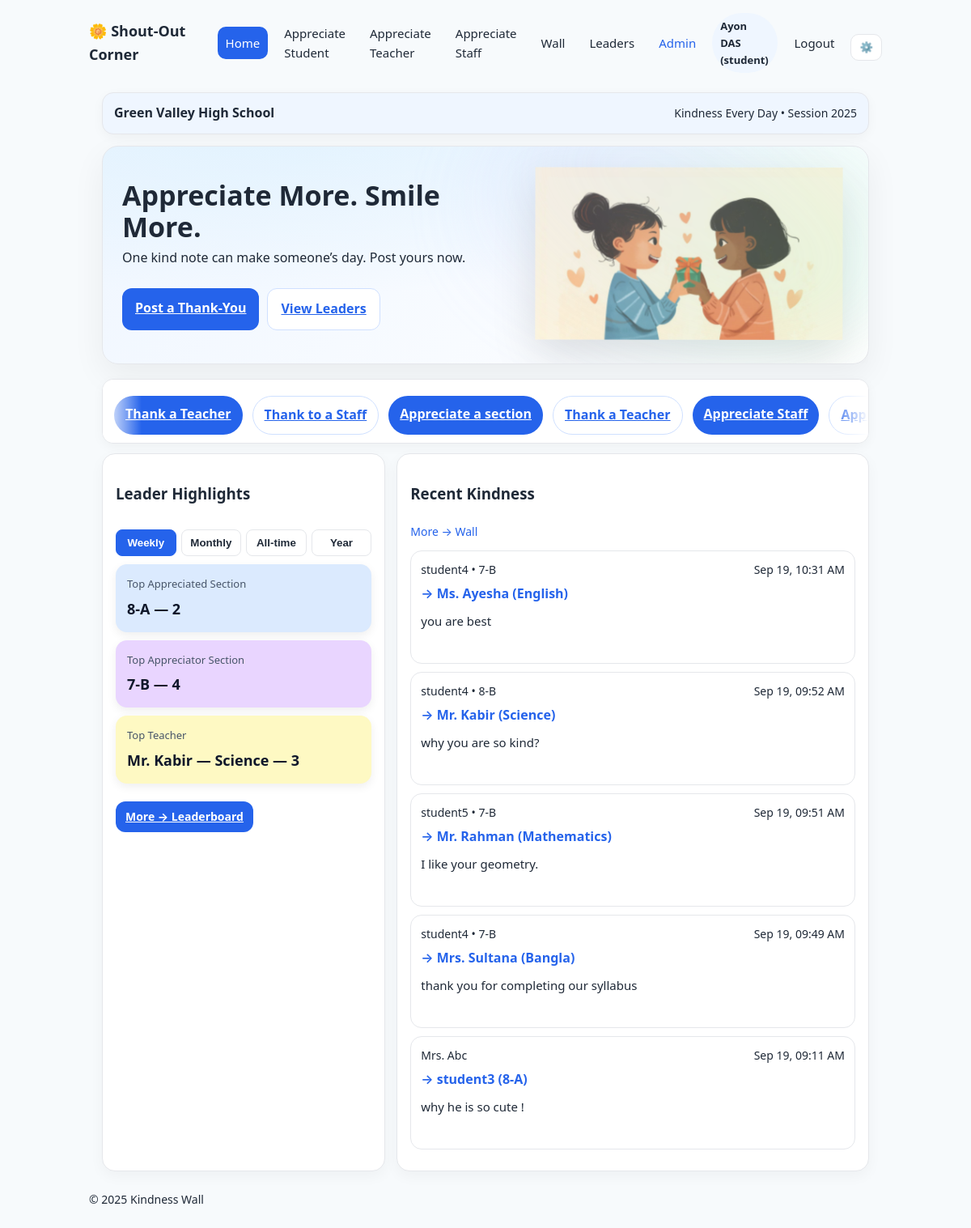
Screenshot of / (signed in) with the database file from the repository.
### app.py (models this page shows, shortened)
    class User(db.Model):
        id = db.Column(db.Integer, primary_key=True)
        role = db.Column(db.String(20), nullable=False)  # 'student'|'teacher'|'staff'
        name = db.Column(db.String(120), nullable=False)
        class_section_id = db.Column(db.Integer, db.ForeignKey('class_section.id'))
        class_section = db.relationship(ClassSection)
        username = db.Column(db.String(120), unique=True, nullable=False)
        password_hash = db.Column(db.String(255), nullable=False)
        created_at = db.Column(db.DateTime, default=datetime.utcnow)

    class Note(db.Model):
        id = db.Column(db.Integer, primary_key=True)
        giver_type = db.Column(db.String(20), nullable=False)  # 'student'|'teacher'
        giver_name = db.Column(db.String(120))                 # optional / Anonymous (but required if teacher)
        giver_section_id = db.Column(db.Integer, db.ForeignKey('class_section.id'))
        giver_section = db.relationship(ClassSection, foreign_keys=[giver_section_id])
        receiver_type = db.Column(db.String(20), nullable=False)  # 'student'|'teacher'|'staff'
        message = db.Column(db.Text, nullable=False)
        receiver_name_text = db.Column(db.String(120))            # free text student name
        receiver_section_id = db.Column(db.Integer, db.ForeignKey('class_section.id'))
        receiver_section = db.relationship(ClassSection, foreign_keys=[receiver_section_id])
        receiver_student_id = db.Column(db.Integer, db.ForeignKey('student.id'))
        receiver_student = db.relationship(Student)
        receiver_teacher_id = db.Column(db.Integer, db.ForeignKey('teacher.id'))
        receiver_teacher = db.relationship(Teacher)
        receiver_staff_id = db.Column(db.Integer, db.ForeignKey('staff.id'))
        receiver_staff = db.relationship(Staff)
        weight_applied = db.Column(db.Integer, default=1)         # +1 same-sec, +2 cross-sec (student->student only)
        status = db.Column(db.String(20), default='pending')      # 'pending'|'approved'|'hidden'
        created_at = db.Column(db.DateTime, default=datetime.utcnow)

    class ClassSection(db.Model):
        id = db.Column(db.Integer, primary_key=True)
        class_name = db.Column(db.String(10), nullable=False)
        section_name = db.Column(db.String(10), nullable=False)
        __table_args__ = (db.UniqueConstraint('class_name','section_name', name='uix_class_section'),)
        def label(self):
            return f"{self.class_name}-{self.section_name}"

    class Teacher(db.Model):
        id = db.Column(db.Integer, primary_key=True)
        name = db.Column(db.String(120), nullable=False)
        subject = db.Column(db.String(120), nullable=False)

### app.py (the view)
    @app.route('/')
    def home():
        counts = {
            "pending": Note.query.filter_by(status='pending').count(),
            "approved": Note.query.filter_by(status='approved').count(),
            "hidden": Note.query.filter_by(status='hidden').count(),
        }
        recent = Note.query.filter_by(status='approved').order_by(Note.created_at.desc()).limit(5).all()
        leader = compute_leaders()
        school = {"name": "Green Valley High School", "motto": "Kindness Every Day", "session": "2025"}
        return render_template('home.html', counts=counts, recent=recent, leader=leader, school=school)

### templates/home.html (shortened to what this page needs)
{% extends 'base.html' %}
{% block content %}
<section class="schoolbar">
  <div class="sb-name">{{ school.name }}</div>
  <div class="sb-meta">{{ school.motto }} • Session {{ school.session }}</div>
</section>
<section class="hero-banner" aria-label="Celebrate Kindness">
  <div class="hb-copy">
    <h1>Appreciate More. Smile More.</h1>
    <p class="muted">One kind note can make someone’s day. Post yours now.</p>
    <div class="hb-cta">
      <a class="btn" href="{{ url_for('post_student') }}">Post a Thank-You</a>
      <a class="btn ghost" href="{{ url_for('leaders') }}">View Leaders</a>
    </div>
  </div>
  <div class="hb-art">
    <img id="heroImg"
         src="{{ url_for('static', filename='img/hero.jpg') }}"
         alt="Students celebrating kindness">
  </div>
</section>
<section class="support-marquee" aria-label="Support Teachers and Staff">
  <div class="marquee">
    <div class="marquee__inner">
      <a class="btn" href="{{ url_for('post_teacher') }}">Thank a Teacher</a>
      <a class="btn ghost" href="{{ url_for('post_staff') }}">Thank to a Staff</a>
      <a class="btn" href="{{ url_for('post_student') }}">Appreciate a section</a>
      <a class="btn ghost" href="{{ url_for('post_teacher') }}">Thank a Teacher</a>
      <a class="btn" href="{{ url_for('post_staff') }}">Appreciate Staff</a>
      <a class="btn ghost" href="{{ url_for('post_student') }}">Appreciate a section</a>
    </div>
  </div>
</section>
<section class="grid2">
  <div class="card leaders">
    <div class="card-head"><h3>Leader Highlights</h3></div>
    <div class="tabs">
      <button data-tab="weekly" class="active">Weekly</button>
      <button data-tab="monthly">Monthly</button>
      <button data-tab="alltime">All‑time</button>
      <button data-tab="yearly">Year</button>
    </div>
    <div class="panels">
      {% for key,label in {"weekly":"This Week","monthly":"This Month","alltime":"All‑time","yearly":"This Year"}.items() %}
      <div class="panel {% if loop.first %}active{% endif %}" id="panel-{{key}}">
        <div class="statgrid">
          <div class="statbox section a">
            <div class="stitle">Top Appreciated Section</div>
            <div class="sval">{{ leader[key].top_appreciated_section or "—" }}</div>
          </div>
          <div class="statbox section b">
            <div class="stitle">Top Appreciator Section</div>
            <div class="sval">{{ leader[key].top_appreciator_section or "—" }}</div>
          </div>
          <div class="statbox teacher">
            <div class="stitle">Top Teacher</div>
            <div class="sval">{{ leader[key].top_teacher or "—" }}</div>
          </div>
        </div>
      </div>
      {% endfor %}
    </div>
    <div class="actions">
      <a class="btn small" href="{{ url_for('leaders') }}">More → Leaderboard</a>
    </div>
  </div>
   <div class="card">
    <div class="card-head">
      <h3>Recent Kindness</h3>
      <a class="smalllink" href="{{ url_for('wall') }}">More → Wall</a>
    </div>
    <ul class="notes compact">
      {% for n in recent %}
      <li class="note">
        <div class="note-top">
          <span class="giver">{{ n.giver_name or 'Anonymous' }} {% if n.giver_type=='student' and n.giver_section %}• {{ n.giver_section.label() }}{% endif %}</span>
          <span class="time">{{ n.created_at.strftime('%b %d, %I:%M %p') }}</span>
        </div>
        <div class="note-mid">
          {% if n.receiver_type == 'student' %}
            <span class="to">→ {{ n.receiver_name_text }}{% if n.receiver_section %} ({{ n.receiver_section.label() }}){% endif %}</span>
          {% elif n.receiver_type == 'teacher' and n.receiver_teacher %}
            <span class="to">→ {{ n.receiver_teacher.name }} ({{ n.receiver_teacher.subject }})</span>
          {% elif n.receiver_type == 'staff' and n.receiver_staff %}
            <span class="to">→ {{ n.receiver_staff.name }} ({{ n.receiver_staff.role }})</span>
          {% endif %}
        </div>
        <p class="msg">{{ n.message }}</p>
      </li>
      {% else %}
      <li class="muted">No posts yet. Be the first to appreciate someone!</li>
      {% endfor %}
    </ul>
  </div>
</section>
{% endblock %}

### templates/base.html (shortened to what this page needs)
<!doctype html>
<html lang="en">
<head>
  <link rel="stylesheet" href="{{ url_for('static', filename='style.css') }}">
</head>
<body>
  <header class="wrap header">
    <div class="brand">🌼 Shout-Out Corner</div>
    <nav class="nav">
      <a href="{{ url_for('home') }}" class="{% if request.endpoint=='home' %}active{% endif %}">Home</a>
      <a href="{{ url_for('post_student') }}" class="{% if request.endpoint=='post_student' %}active{% endif %}">Appreciate Student</a>
      <a href="{{ url_for('post_teacher') }}" class="{% if request.endpoint=='post_teacher' %}active{% endif %}">Appreciate Teacher</a>
      <a href="{{ url_for('post_staff') }}" class="{% if request.endpoint=='post_staff' %}active{% endif %}">Appreciate Staff</a>
      <a href="{{ url_for('wall') }}" class="{% if request.endpoint=='wall' %}active{% endif %}">Wall</a>
      <a href="{{ url_for('leaders') }}" class="{% if request.endpoint=='leaders' %}active{% endif %}">Leaders</a>
      <a class="admin {% if request.endpoint and request.endpoint.startswith('admin') %}active{% endif %}" href="{{ url_for('admin_login') }}">Admin</a>
      {% if user %}
        <span class="pill">{{ user.name }} ({{ user.role }})</span>
        <a href="{{ url_for('auth_logout') }}">Logout</a>
      {% endif %}
      <button class="settings-btn" title="Settings" aria-label="Settings">⚙️</button>
    </nav>
  </header>
  <main class="wrap">
    {% block content %}{% endblock %}
  </main>
  <footer class="wrap foot">© 2025 Kindness Wall</footer>
</body>
</html>

### rows the page displays
User: name "Ayon DAS", role "student"
Note: giver_name "student4", giver_section.label "7-B", created_at "Sep 19, 10:31 AM", receiver_teacher.name "Ms. Ayesha", receiver_teacher.subject "English", message "you are best"
Note: giver_name "student4", giver_section.label "8-B", created_at "Sep 19, 09:52 AM", receiver_teacher.name "Mr. Kabir", receiver_teacher.subject "Science", message "why you are so kind?"
Note: giver_name "student5", giver_section.label "7-B", created_at "Sep 19, 09:51 AM", receiver_teacher.name "Mr. Rahman", receiver_teacher.subject "Mathematics", message "I like your geometry."
Note: giver_name "student4", giver_section.label "7-B", created_at "Sep 19, 09:49 AM", receiver_teacher.name "Mrs. Sultana", receiver_teacher.subject "Bangla", message "thank you for completing our syllabus"
Note: giver_name "Mrs. Abc", created_at "Sep 19, 09:11 AM", receiver_name_text "student3", receiver_section.label "8-A", message "why he is so cute !"

### other values shown
{{ school.name }} "Green Valley High School"
{{ school.motto }} "Kindness Every Day"
{{ school.session }} "2025"
{{ leader[key].top_appreciated_section or "—" }} "8-A — 2"
{{ leader[key].top_appreciator_section or "—" }} "7-B — 4"
{{ leader[key].top_teacher or "—" }} "Mr. Kabir — Science — 3"
